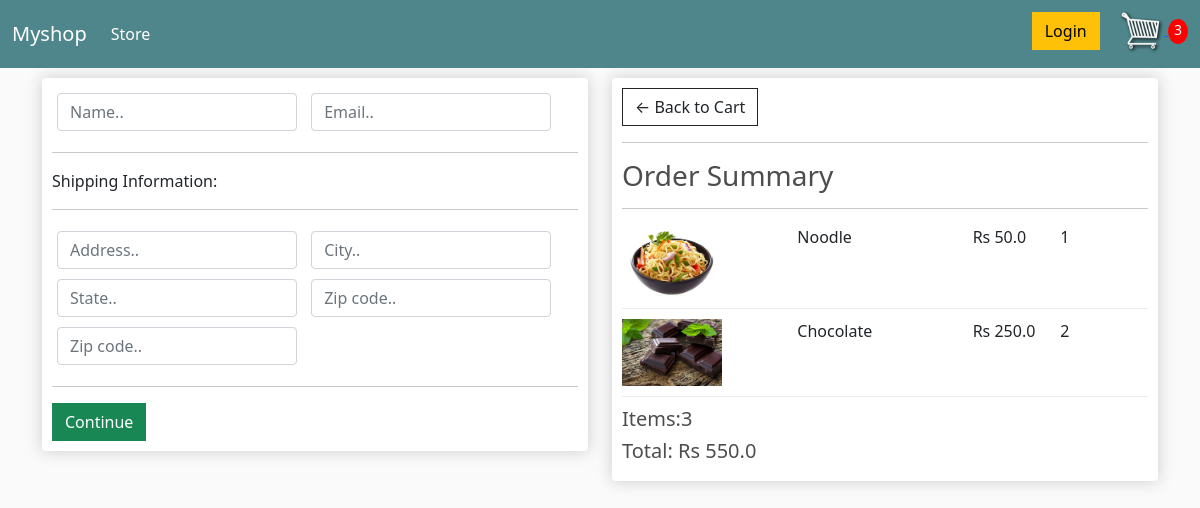
/checkout/ (signed in), run on an earlier commit of the app's database.
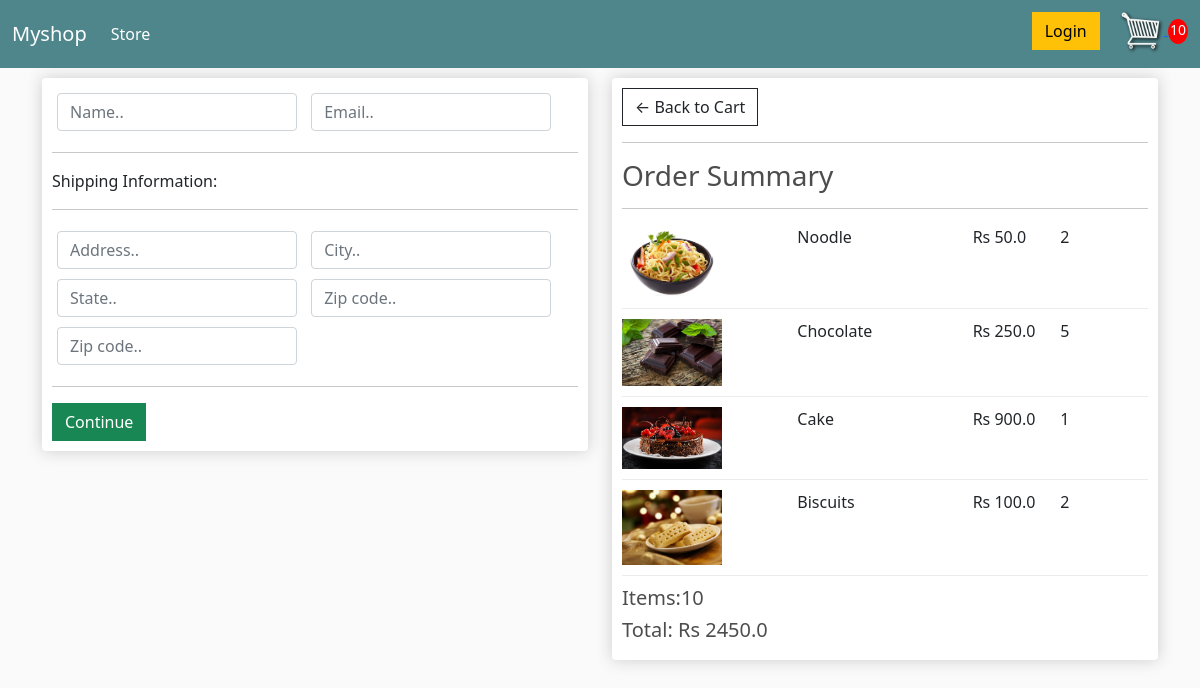
And on a later commit of the database.
### myapp/models.py (models this page shows, shortened)
class OrderItems(models.Model):
    product = models.ForeignKey(Product, on_delete=models.SET_NULL, blank=True, null= True)
    order = models.ForeignKey(Order, on_delete=SET_NULL, blank=True, null= True)
    quantity = models.IntegerField(default=0, blank=True, null=True)
    date_added = models.DateTimeField(auto_now_add=True)
    @property
    def get_total(self):
        total = self.product.price * self.quantity
        return total

class Product(models.Model):
    name = models.CharField(max_length=255, null=True)
    price = models.FloatField()
    digital = models.BooleanField(default=False, null=True, blank=False)
    image = models.ImageField(null = True, blank = True)
    @property
    def imageURL(self):
        try:
            url = self.image.url
        except:
            url = ''
        return url

class Order(models.Model):
    customer = models.ForeignKey(Customer, on_delete=SET_NULL, blank=True, null=True)
    date_ordered = models.DateTimeField(auto_now_add=True)
    complete = models.BooleanField(default=False, null= True, blank=False)
    transaction_id = models.CharField(max_length=200, null=True)
    @property
    def get_cart_total(self):
        orderitem = self.orderitems_set.all()
        total = sum([item.get_total for item in orderitem])
        return total
    @property
    def get_cart_items(self):
        orderitem = self.orderitems_set.all()
        total = sum([item.quantity for item in orderitem])
        return total

### myapp/views.py (the view)
# urls.py: path('checkout/', views.checkout, name="checkout"),
def checkout(request):
    if request.user.is_authenticated:
        customer = request.user.customer
        order, created = Order.objects.get_or_create(customer=customer, complete=False)
        items = order.orderitems_set.all()
        cartItems = order.get_cart_items
    else:
        items = []
        order = {'get_cart_items':0, 'get_cart_total': 0}
        cartItems = order['get_cart_items']
    context= {'items': items,
        'order':order,
        'cartItems': cartItems,
    }
    return render(request, 'checkout.html', context)

### myapp/templates/checkout.html (shortened to what this page needs)
{% extends 'index.html'%}
{% load static %}
{% block content %}
    <div class="row">
        <div class="col-lg-6">
            <div class="box-element" id="form-wrapper">
                <form id="from">
                    <div id="user-info">
                        <div class="form-field">
							<input required class="form-control" type="text" name="name" placeholder="Name..">
						</div>
						<div class="form-field">
							<input required class="form-control" type="email" name="email" placeholder="Email..">
						</div>
                    </div>
                    <div id="shipping-infp">
                        <hr>
						<p>Shipping Information:</p>
						<hr>
						<div class="form-field">
							<input class="form-control" type="text" name="address" placeholder="Address..">
						</div>
						<div class="form-field">
							<input class="form-control" type="text" name="city" placeholder="City..">
						</div>
						<div class="form-field">
							<input class="form-control" type="text" name="state" placeholder="State..">
						</div>
						<div class="form-field">
							<input class="form-control" type="text" name="zipcode" placeholder="Zip code..">
						</div>
						<div class="form-field">
							<input class="form-control" type="text" name="country" placeholder="Zip code..">
						</div>
                    </div>
                    <hr>
					<input id="form-button" class="btn btn-success btn-block" type="submit" value="Continue">
                </form>
            </div>
            <br>
        </div>
        <div class="col-lg-6">
            <div class="box-element">
                <a  class="btn btn-outline-dark" href="{% url 'cart' %}">&#x2190; Back to Cart</a>
				<hr>
				<h3>Order Summary</h3>
				<hr>
				{% for item in items %}
				<div class="cart-row">
					<div style="flex:2"><img class="row-image" src="{{item.product.imageURL}}"></div>
					<div style="flex:2"><p>{{item.product.name}}</p></div>
					<div style="flex:1"><p>Rs {{item.product.price}}</p></div>
					<div style="flex:1"><p>{{item.quantity}}</p></div>
				</div>
				{% endfor %}
				<h5>Items:{{order.get_cart_items}}</h5>
				<h5>Total:   Rs {{order.get_cart_total}}</h5>
            </div>
        </div>
    </div>
{% endblock content %}

What changed in the data, as far as the page shows it:
changed OrderItems "Noodle": quantity "1" → "2"
changed OrderItems "Chocolate": quantity "2" → "5"
added OrderItems: product.imageURL (picture), product.name "Cake", product.price "900.0", quantity "1"
added OrderItems: product.imageURL (picture), product.name "Biscuits", product.price "100.0", quantity "2"
changed through a linked row, Order: get_cart_items "3" → "10"; get_cart_total "550.0" → "2450.0"
Also different on the page:
{{ cartItems }}: "3" → "10"
